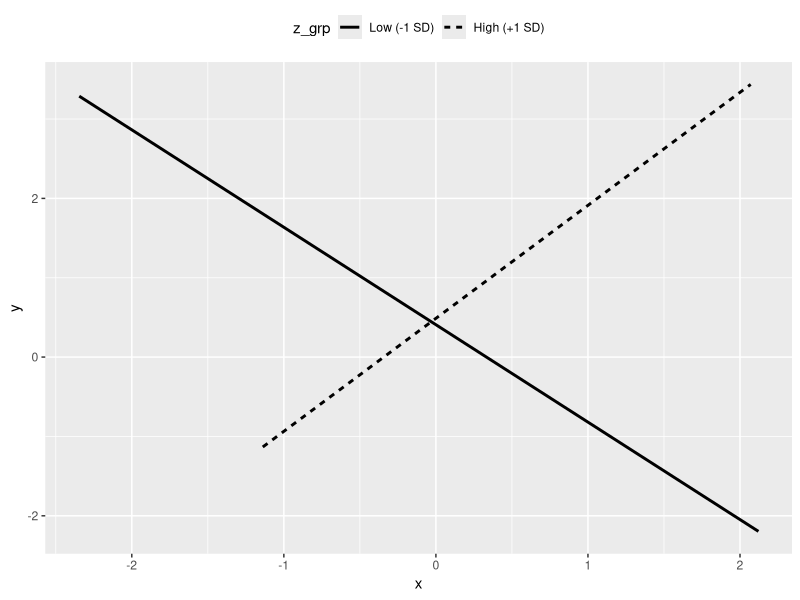
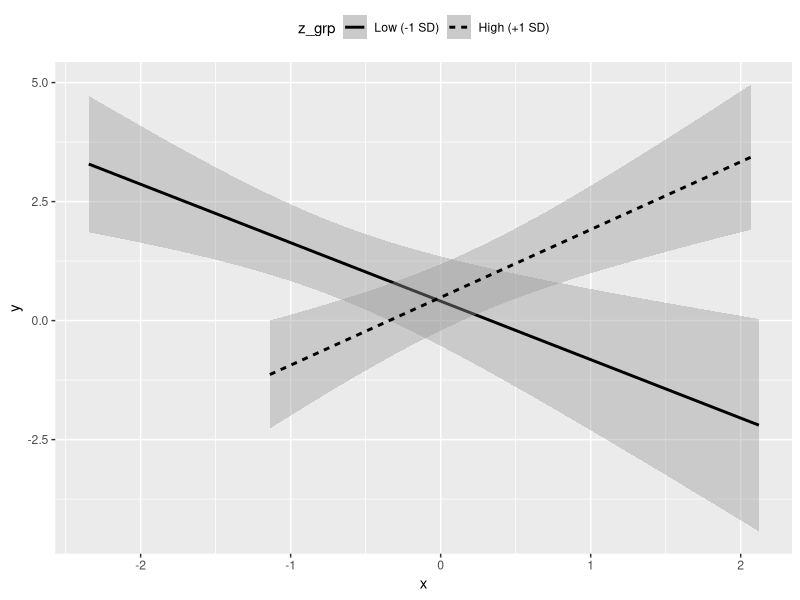
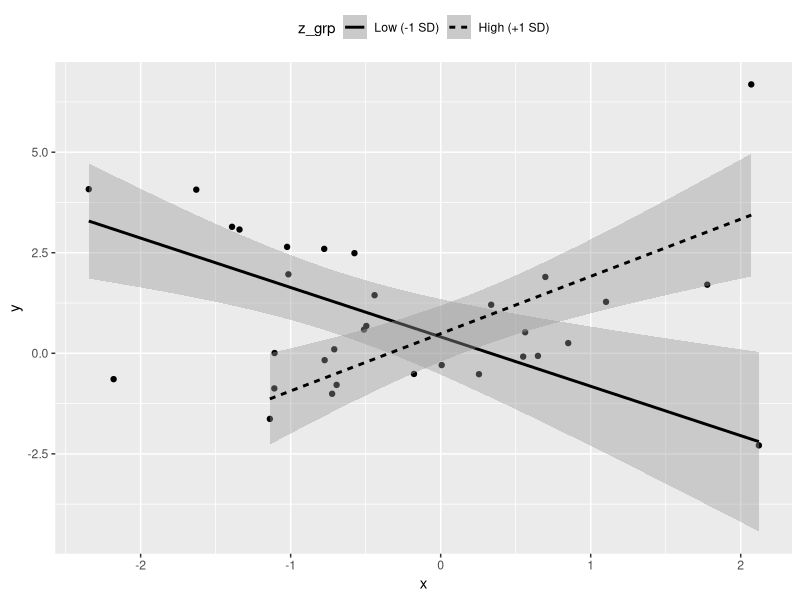
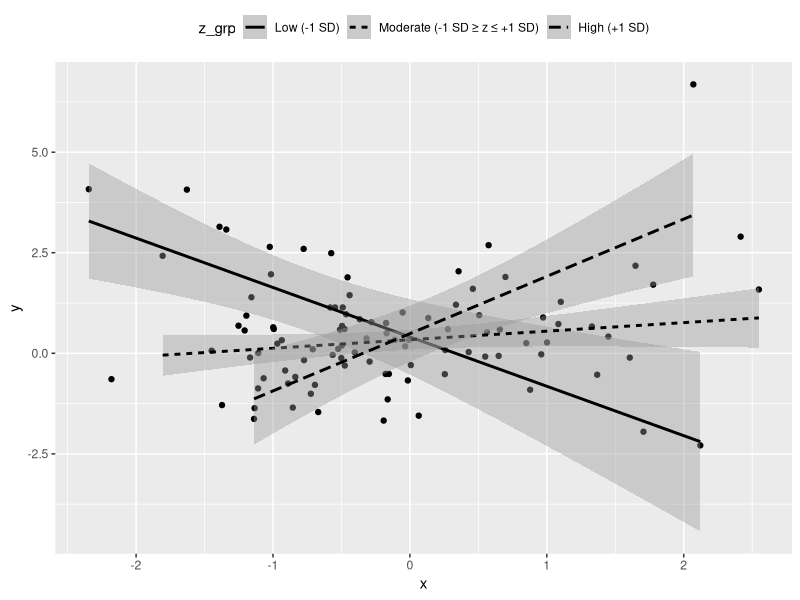
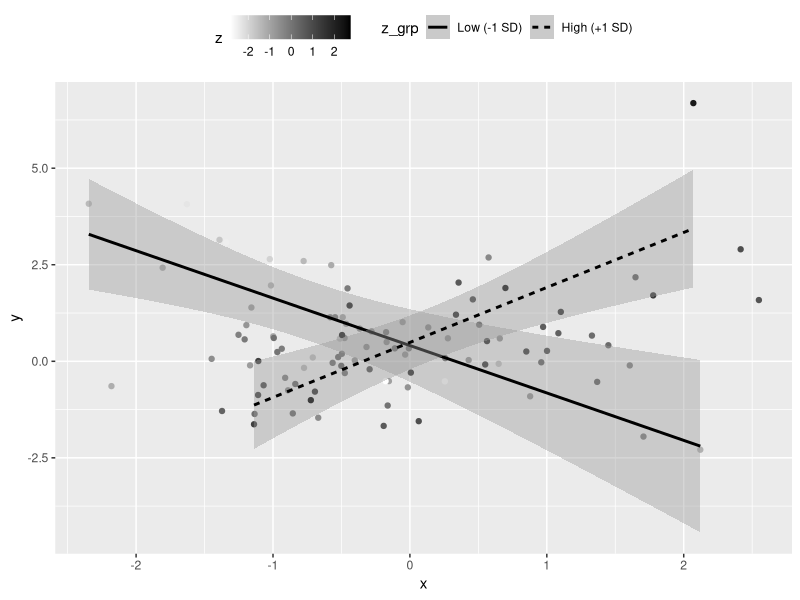

Generate these figures, in order, with R:
## ---- chunk 1
# packages I"ll want in this analysis
want_packages <- c("tidyverse")

# which of those packages do I already have? (logical vector)
have_packages <- want_packages %in% rownames(installed.packages())

# if I don"t have any of those, install them
if(any(have_packages == FALSE)) install.packages(want_packages[have_packages == FALSE])

# load wanted packages
lapply(want_packages, library, character.only = TRUE)
## ---- chunk 2
# set randomizer seed
set.seed(1234)

# random normal data
# two-way interaction
x <- rnorm(n = 100, mean = 0, sd = )
z <- x * 0.4 + rnorm(n = 100, mean = 0, sd = 1)
y <- x * z + rnorm(n = 100, mean = 0, sd = 1)

# store in a dataframe
examp_dat <- data.frame(y, x, z)
## ---- chunk 3
# without interaction term
model_1 <- lm(y ~ x + z)
summary(model_1)

# with interaction term
model_2 <- lm(y ~ x * z)
summary(model_2)
## ---- chunk 4
examp_dat %>%
  mutate(z_std = as.numeric(scale(z)),
         z_grp = ifelse(z_std < (-1), -1,
                 ifelse(z_std > 1, 1, 0)),
         z_grp = factor(z_grp, levels = c(-1, 0, 1),
                        labels = c("Low (-1 SD)",
                                   "Moderate (-1 SD ≥ z ≤ +1 SD)",
                                   "High (+1 SD)"),
                        ordered = TRUE)) %>%
  filter(z_grp != "Moderate (-1 SD ≥ z ≤ +1 SD)") %>%
  ggplot(mapping = aes(x = x, y = y, lty = z_grp)) +
  geom_smooth(method = "lm", se = FALSE, color = "black") +
  theme(legend.position = "top")
## ---- chunk 5
examp_dat %>%
  mutate(z_std = as.numeric(scale(z)),
         z_grp = ifelse(z_std < (-1), -1,
                        ifelse(z_std > 1, 1, 0)),
         z_grp = factor(z_grp, levels = c(-1, 0, 1),
                        labels = c("Low (-1 SD)",
                                   "Moderate (-1 SD ≥ z ≤ +1 SD)",
                                   "High (+1 SD)"),
                        ordered = TRUE)) %>%
  filter(z_grp != "Moderate (-1 SD ≥ z ≤ +1 SD)") %>%
  ggplot(mapping = aes(x = x, y = y, lty = z_grp)) +
  geom_smooth(method = "lm", se = TRUE, color = "black") +
  theme(legend.position = "top")
## ---- chunk 6
examp_dat %>%
  mutate(z_std = as.numeric(scale(z)),
         z_grp = ifelse(z_std < (-1), -1,
                        ifelse(z_std > 1, 1, 0)),
         z_grp = factor(z_grp, levels = c(-1, 0, 1),
                        labels = c("Low (-1 SD)",
                                   "Moderate (-1 SD ≥ z ≤ +1 SD)",
                                   "High (+1 SD)"),
                        ordered = TRUE)) %>%
  filter(z_grp != "Moderate (-1 SD ≥ z ≤ +1 SD)") %>%
  ggplot(mapping = aes(x = x, y = y, lty = z_grp)) +
  geom_point() +
  geom_smooth(method = "lm", se = TRUE, color = "black") +
  theme(legend.position = "top")
## ---- chunk 7
examp_dat %>%
  mutate(z_std = as.numeric(scale(z)),
         z_grp = ifelse(z_std < (-1), -1,
                        ifelse(z_std > 1, 1, 0)),
         z_grp = factor(z_grp, levels = c(-1, 0, 1),
                        labels = c("Low (-1 SD)",
                                   "Moderate (-1 SD ≥ z ≤ +1 SD)",
                                   "High (+1 SD)"),
                        ordered = TRUE)) %>%
  ggplot(mapping = aes(x = x, y = y, lty = z_grp)) +
  geom_point() +
  geom_smooth(method = "lm", se = TRUE, color = "black") +
  theme(legend.position = "top")
## ---- chunk 8
examp_dat %>%
  mutate(z_std = as.numeric(scale(z))) %>%
  ggplot(mapping = aes(x = x, y = y, color = z)) +
  geom_point() +
  geom_smooth(data = examp_dat %>%
                mutate(z_grp = ifelse(as.numeric(scale(z)) < (-1), -1,
                               ifelse(as.numeric(scale(z)) > 1, 1, 0)),
                       z_grp = factor(z_grp,
                                      levels = c(-1, 0, 1),
                                      labels = c("Low (-1 SD)",
                                                 "Moderate (-1 SD ≥ z ≤ +1 SD)",
                                                 "High (+1 SD)"))) %>%
                filter(z_grp != "Moderate (-1 SD ≥ z ≤ +1 SD)"),
              aes(lty = z_grp), method = "lm", se = TRUE, color = "black") +
  scale_color_gradient(low = "white", high = "black") +
  theme(legend.position = "top")
